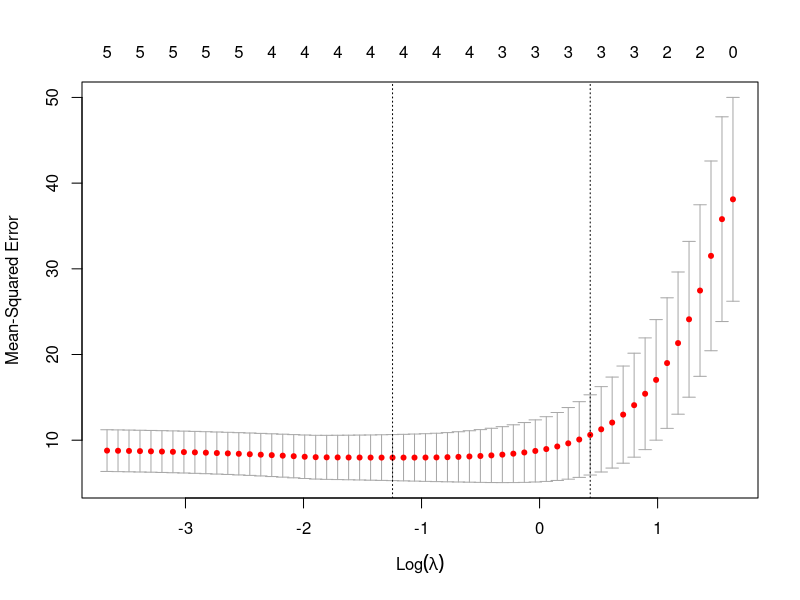

Here is the R script that generated this plot:
## ---- chunk 1
# install.packages("glmnet") # Install the package (only once)
library(glmnet)
head(mtcars)
## ---- chunk 2
# Define the outcome variable
y <- mtcars$mpg

# Define the predictive variables
x <- data.matrix(mtcars[, c("cyl", "hp", "wt", "drat", "gear")])
## ---- chunk 3
# validación cruzada
cv_model <- cv.glmnet(x, y, alpha = 1)  # Cambiar el parámetro alpha da lugar a otros tipos de regresión

# encontrar el valor lambda que minimiza el MSE
best_lambda <- cv_model$lambda.min
best_lambda

# mostrar los resultados en un gráfico
plot(cv_model)
## ---- chunk 4
# coeficientes del modelo 
best_model <- glmnet(x, y, alpha = 1, lambda = best_lambda)
coef(best_model)
## ---- chunk 5
linear_model <- lm(mpg ~ cyl + hp + wt + drat + gear, data = mtcars)
cbind(coef(best_model), "Linear" = coef(linear_model))
